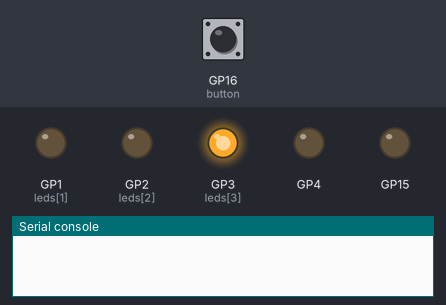
Recording of a program running on a simulated Raspberry Pi Pico running MicroPython. Shown: output pins drawn as LEDs (lit = HIGH), the last lines printed to the serial console. The inputs (shaded band) are chosen by the test bench; at power-on: GP16 (button) LOW.

Above: at 1.2 s.
1.3 s: GP16 (button) pulled HIGH for 0.15 s
At 2.0 s:
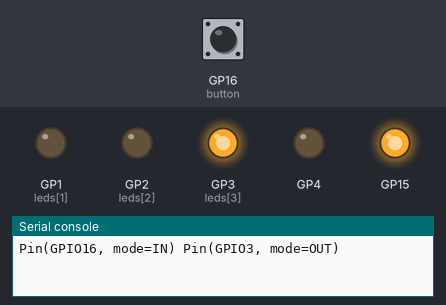
At 7.2 s:
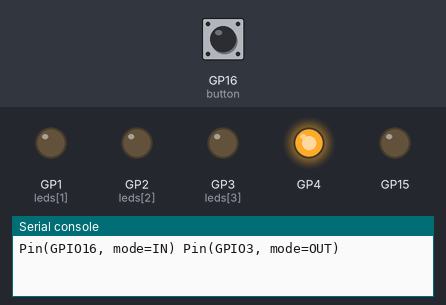
7.4 s: GP16 (button) pulled HIGH for 1 s
At 7.9 s:
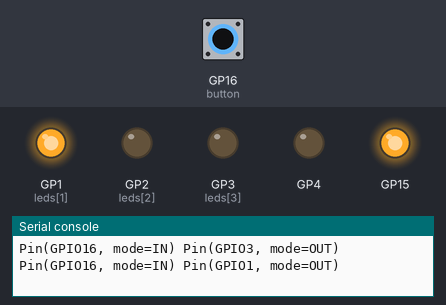
Timing chart, 0 to 17.4 s (numbered marks = the images above; inputs shaded):
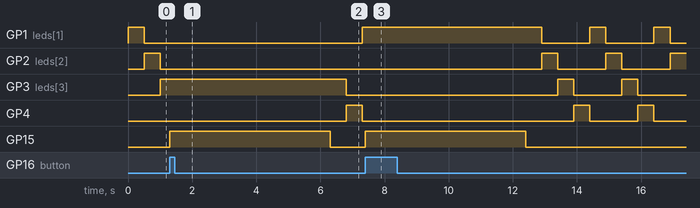

Measured:
- after the input at 1.3 s, GP2 (leds[2]): stops changing and stays LOW; GP15: LOW → HIGH at once, → LOW 5.0 s later
- after the input at 7.4 s, GP15: LOW → HIGH at once, → LOW 5.0 s later

The program:

interrupt.py
```python
from machine import Pin
import utime

leds=[Pin(i+1,Pin.OUT) for i in range(4)]
button=Pin(16,Pin.IN)

def glow(bulb,duration=.5):
    bulb.value(1)
    utime.sleep(duration)
    bulb.value(0)

def buttonListener(pin):
    global currentLed
    button.irq(handler=None)
    print(pin,currentLed)
    glow(Pin(15,Pin.OUT),5)
    glow(currentLed)


# test=Pin(4,Pin.OUT)
currentLed=None
while True:
    for led in leds:
        button.irq(trigger=Pin.IRQ_RISING, handler=buttonListener)
        # test.irq(trigger=Pin.IRQ_RISING, handler=buttonListener) # when turn of pin test will come, interrupt would be called
        currentLed=led
        glow(led)
```
